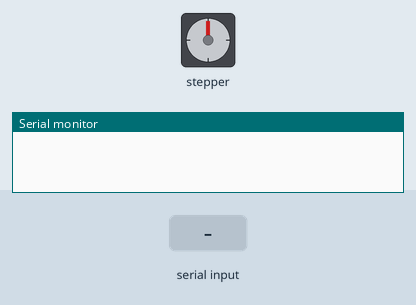
This sketch was run on a simulated Arduino Uno, built with avr-gcc and run on an emulated ATmega328P. On the bench: stepper motor, the last lines printed to the serial monitor. Inputs (shaded band) come from the test bench. Stepper angles assume 200 steps per turn.

Above: at 1.2 s.
1.3 s: "x90\n" received over Serial
At 2.4 s:
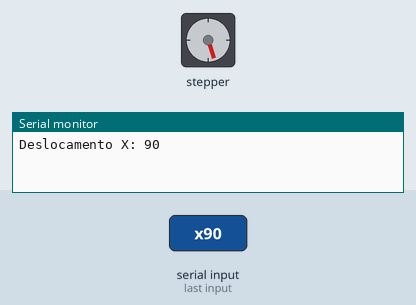
3.2 s: "a90\n" received over Serial
At 4.3 s:
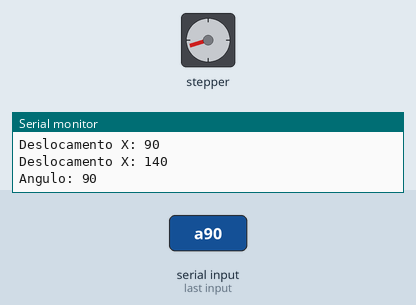
7.5 s: "a,45\n" received over Serial
At 8.8 s:
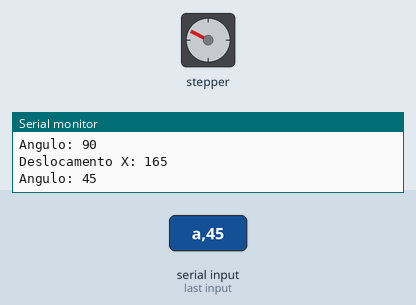
9.1 s: "h90\n" received over Serial
At 9.55 s:
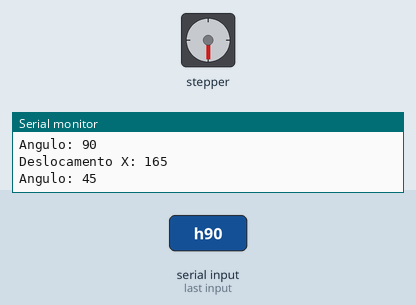
11.3 s: "x,45\n" received over Serial
At 12.7 s:
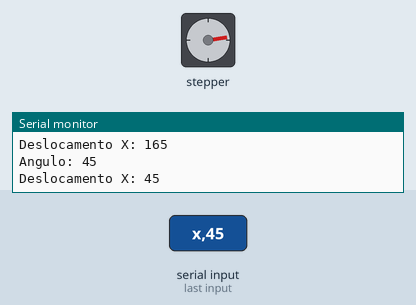
Timing chart, 0 to 14.0 s (numbered marks = the images above; inputs shaded):
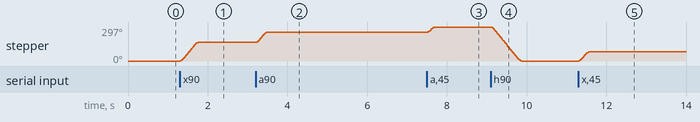

Measured:
- after the input at 1.3 s, stepper: turns 162° clockwise in 0.46 s, starting at once
- after the input at 3.2 s, stepper: turns 90° clockwise in 0.31 s, starting at once
- after the input at 7.5 s, stepper: turns 45° clockwise in 0.19 s, starting at once
- after the input at 9.1 s, stepper: turns 297° counter-clockwise in 0.77 s, starting at once
- after the input at 11.3 s, stepper: turns 81° clockwise in 0.27 s, starting at once

The sketch:

ControleSerialMotor.ino
```cpp
#include <AccelStepper.h>

boolean infoCompleta = false;
int deslocamentoX = 0;

AccelStepper stepperX(AccelStepper::DRIVER, 2, 0); // (dir, step) Defaults to AccelStepper::DRIVER (2 pins) on 2, 3

void setup() {
  Serial.begin(9600);
  stepperX.setMaxSpeed(250);
  stepperX.setAcceleration(2000);
}

void loop() {
  ESPserialEvent();
  if (infoCompleta) {
    stepperX.moveTo(deslocamentoX);
    infoCompleta = false;
  }
  if (stepperX.distanceToGo() != 0) {
    stepperX.run();
  }
}

void ESPserialEvent() {
  while (Serial.available()) {
    int velocidade,angulo=0;
    char c = Serial.read();
    switch (c)
    {
      case 'a':
        angulo = Serial.parseInt();
        deslocamentoX += (angulo*200)/360;
        Serial.print("Deslocamento X: ");
        Serial.println(deslocamentoX);
        Serial.print("Angulo: ");
        Serial.println(angulo);
        break;
      case 'x':
        deslocamentoX += Serial.parseInt();
        Serial.print("Deslocamento X: ");
        Serial.println(deslocamentoX);
        break;
      case 'v':
        velocidade = Serial.parseInt();
        stepperX.setMaxSpeed(velocidade);
        Serial.print("Velocidade: ");
        Serial.println(velocidade);
        break;
      case 'h':
        deslocamentoX = 0;
        break;
    }
    infoCompleta = c == '\n';
  }
}
```
